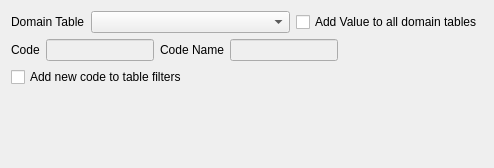
<?xml version="1.0" encoding="UTF-8"?>
<ui version="4.0">
 <class>NewDomainValueWidget</class>
 <widget class="QWidget" name="NewDomainValueWidget">
  <property name="geometry">
   <rect>
    <x>0</x>
    <y>0</y>
    <width>494</width>
    <height>168</height>
   </rect>
  </property>
  <property name="windowTitle">
   <string>Form</string>
  </property>
  <layout class="QGridLayout" name="gridLayout">
   <item row="0" column="0">
    <layout class="QHBoxLayout" name="horizontalLayout">
     <item>
      <widget class="QLabel" name="domainLabel">
       <property name="text">
        <string>Domain Table</string>
       </property>
      </widget>
     </item>
     <item>
      <widget class="QComboBox" name="domainComboBox">
       <property name="sizePolicy">
        <sizepolicy hsizetype="MinimumExpanding" vsizetype="Fixed">
         <horstretch>0</horstretch>
         <verstretch>0</verstretch>
        </sizepolicy>
       </property>
      </widget>
     </item>
     <item>
      <widget class="QCheckBox" name="allDomainCheckBox">
       <property name="text">
        <string>Add Value to all domain tables</string>
       </property>
      </widget>
     </item>
    </layout>
   </item>
   <item row="1" column="0">
    <layout class="QHBoxLayout" name="horizontalLayout_2">
     <item>
      <widget class="QLabel" name="codeLabel">
       <property name="text">
        <string>Code</string>
       </property>
      </widget>
     </item>
     <item>
      <widget class="QLineEdit" name="codeLineEdit">
       <property name="enabled">
        <bool>false</bool>
       </property>
       <property name="sizePolicy">
        <sizepolicy hsizetype="MinimumExpanding" vsizetype="Fixed">
         <horstretch>0</horstretch>
         <verstretch>0</verstretch>
        </sizepolicy>
       </property>
      </widget>
     </item>
     <item>
      <widget class="QLabel" name="codeLabel_2">
       <property name="text">
        <string>Code Name</string>
       </property>
      </widget>
     </item>
     <item>
      <widget class="QLineEdit" name="codeNameLineEdit">
       <property name="enabled">
        <bool>false</bool>
       </property>
       <property name="sizePolicy">
        <sizepolicy hsizetype="MinimumExpanding" vsizetype="Fixed">
         <horstretch>0</horstretch>
         <verstretch>0</verstretch>
        </sizepolicy>
       </property>
      </widget>
     </item>
     <item>
      <spacer name="horizontalSpacer">
       <property name="orientation">
        <enum>Qt::Horizontal</enum>
       </property>
       <property name="sizeHint" stdset="0">
        <size>
         <width>185</width>
         <height>20</height>
        </size>
       </property>
      </spacer>
     </item>
    </layout>
   </item>
   <item row="2" column="0">
    <widget class="QCheckBox" name="addNewCodeToTableFiltersCheckBox">
     <property name="text">
      <string>Add new code to table filters</string>
     </property>
    </widget>
   </item>
   <item row="3" column="0">
    <widget class="CustomSelector" name="filterAttributeCustomSelector" native="true">
     <property name="enabled">
      <bool>false</bool>
     </property>
    </widget>
   </item>
  </layout>
 </widget>
 <customwidgets>
  <customwidget>
   <class>CustomSelector</class>
   <extends>QWidget</extends>
   <header>DsgTools.CustomWidgets.customSelector.h</header>
   <container>1</container>
  </customwidget>
 </customwidgets>
 <resources/>
 <connections/>
</ui>
